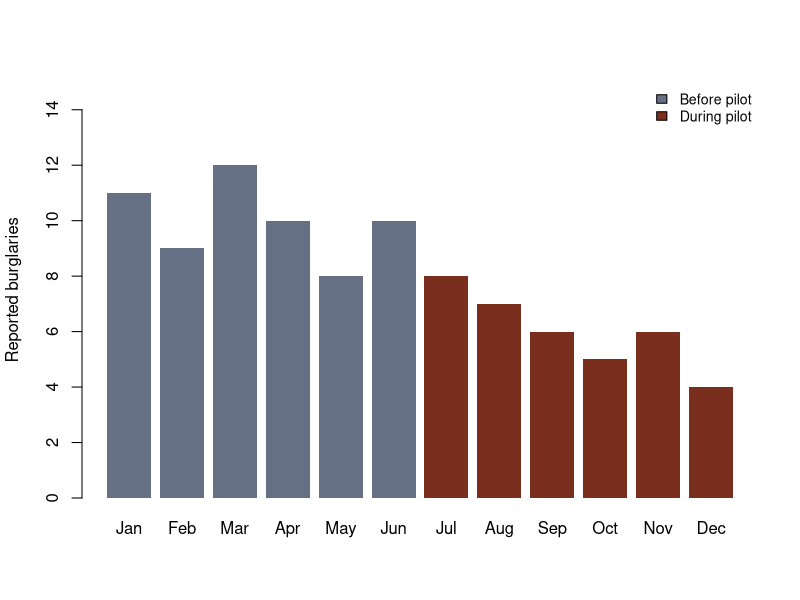

Write the R code that produced this figure.
## ---- chunk 1
#| label: fig-pilot
#| fig-cap: "Fictional monthly vehicle burglary reports before and during the pilot."
#| fig-width: 7
#| fig-height: 3.5
incidents <- c(11, 9, 12, 10, 8, 10, 8, 7, 6, 5, 6, 4)
barplot(incidents, names.arg = month.abb, col = rep(c("#667085", "#7A2E1D"), each = 6), border = NA, ylab = "Reported burglaries", ylim = c(0, 15))
legend("topright", legend = c("Before pilot", "During pilot"), fill = c("#667085", "#7A2E1D"), bty = "n", cex = 0.85)
